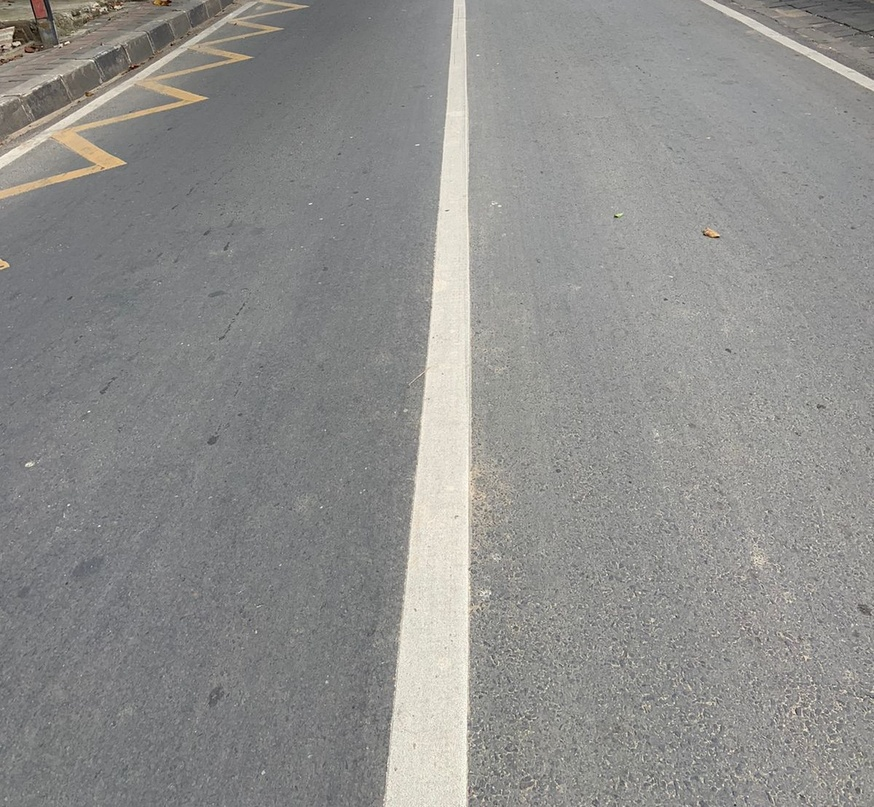
#> input picture marka_jalan.jpg, 874 x 807 px, shrunk from 1200 x 1108 before the run
$ jupyter execute 'Deteksi Marka Jalan .ipynb'
#> lines starting #> are read from the running program, lines starting #| are printed output that depends on the picture; after the words box and inside, x2 and y2 are one past the last pixel; in counts of white or black regions, pixels touching at a corner belong together
## UAS Praktikum Pengolahan Citra

## Siti Nurul Maghfirah

## 202131125

[cell 1]
import cv2 as fira
import numpy as np
import matplotlib.pyplot as plt

[cell 2]
# Membaca gambar jalan
img = fira.imread('marka_jalan.jpg')
#> img is the input picture: shape (807, 874, 3); mean B, G, R 140.8, 143, 143.4

# Mengubah gambar menjadi skala abu-abu
gray = fira.cvtColor(img, fira.COLOR_BGR2GRAY)

# Menerapkan filter Gaussian untuk mengurangi noise
blur = fira.GaussianBlur(gray, (5, 5), 0)

# Menggunakan transformasi Canny untuk mendeteksi tepi
edge = fira.Canny(blur, 190, 100)
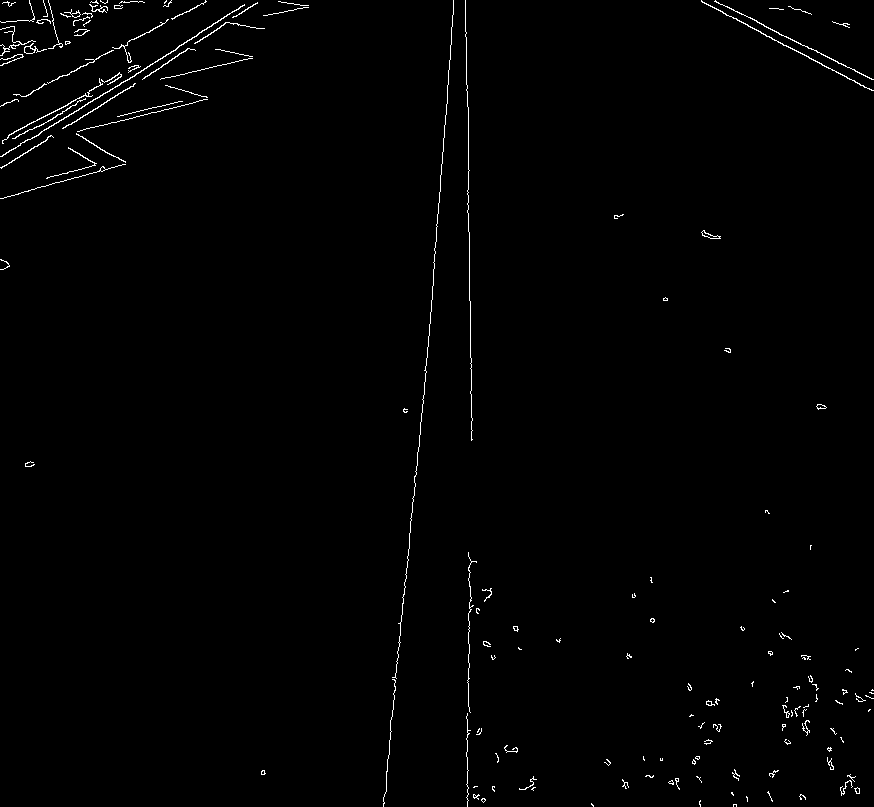
#> edge: shape (807, 874); 0.93% white in thin lines or dots

# Menerapkan transformasi Hough untuk mendeteksi garis
lines = fira.HoughLinesP(edge, 1, np.pi/150, threshold=60, minLineLength=20, maxLineGap=50)
#> lines = 23 rows, first 6: [468, 231, 468, 107], [701, 1, 873, 90], [1, 168, 189, 48], [415, 486, 447, 103], [400, 642, 415, 471], [178, 46, 244, 4]

# Menggambar garis-garis yang terdeteksi pada gambar asli
if lines is not None:
    for line in lines:
        x1, y1, x2, y2 = line[0]
        fira.line(img, (x1, y1), (x2, y2), (0, 0, 255), 3 )
#> this loop made 23 passes
#> (x1, y1, x2, y2) on passes 1 to 12: (468, 231, 468, 107), (701, 1, 873, 90), (1, 168, 189, 48), (415, 486, 447, 103), (400, 642, 415, 471), (178, 46, 244, 4), (714, 1, 872, 79), (0, 156, 175, 50), (469, 733, 469, 557), (467, 190, 472, 420), (1, 198, 125, 164), (23, 96, 206, 1)
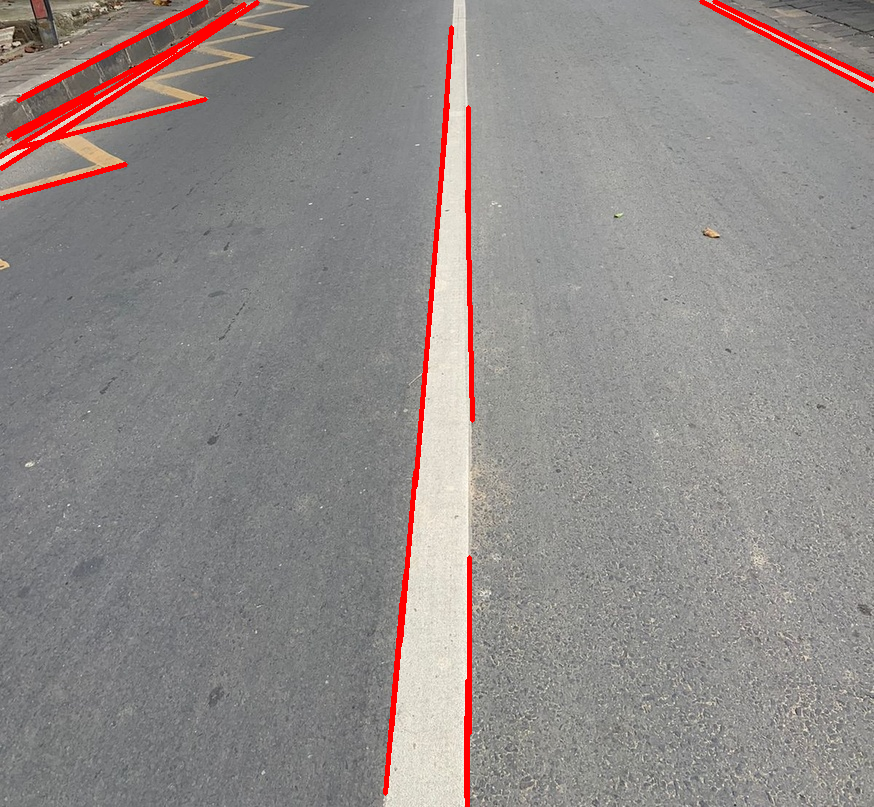
#> img: shape (807, 874, 3); 2.31% of pixels changed, all inside (x1, y1, x2, y2) = (0, 0, 874, 807)

# Menampilkan gambar hasil deteksi marka jalan
fira.imshow('Deteksi Marka Jalan', img)
fira.waitKey(0)
fira.destroyAllWindows()
